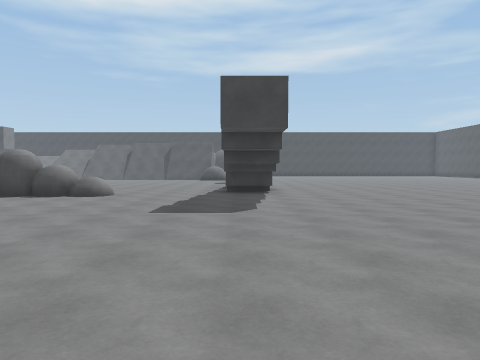
View 1 (above)

24 first-person views from a walk through a scene from a Unity 3-D project. The camera is 1.4 m above the floor, tilts 2° down and sees 70° across. The floor is counted in squares, 2 m on a side. Each view is taken from the middle of a square. On the plan, view 1 faces up. The plan holds only what a view shows up to about 11 squares ahead; the rest is blank. The place goes on beyond the plan.

View 2
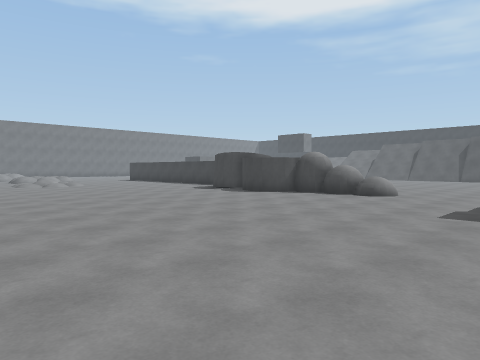

View 3
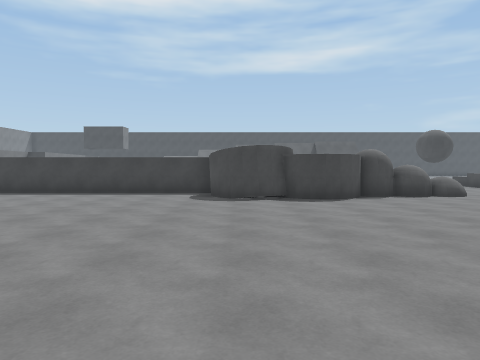

View 4
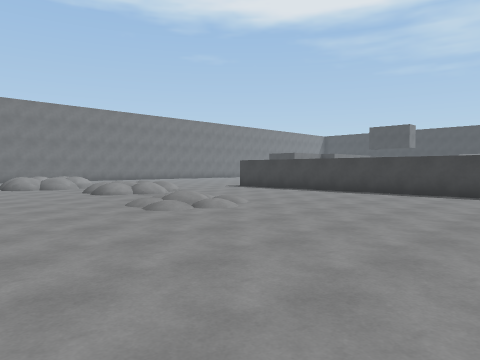

View 5
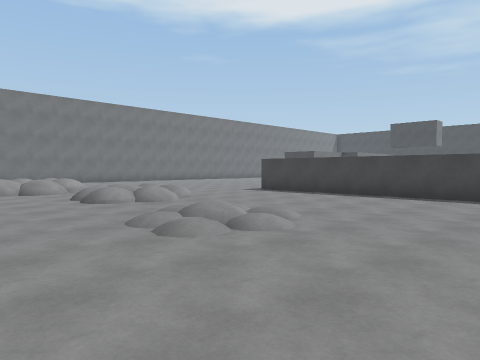

View 6
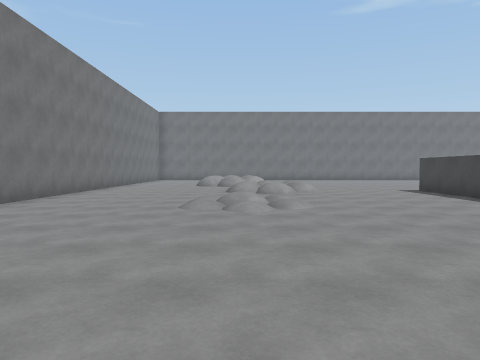

View 7
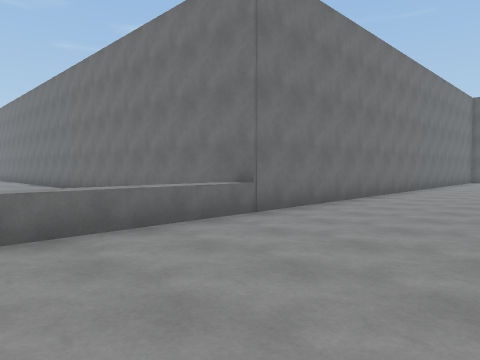

View 8
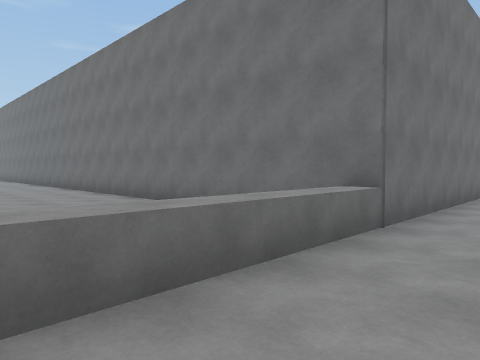

View 9
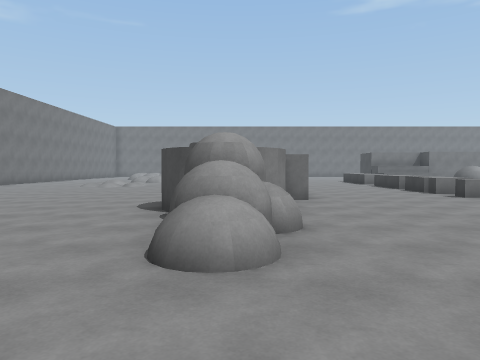

View 10
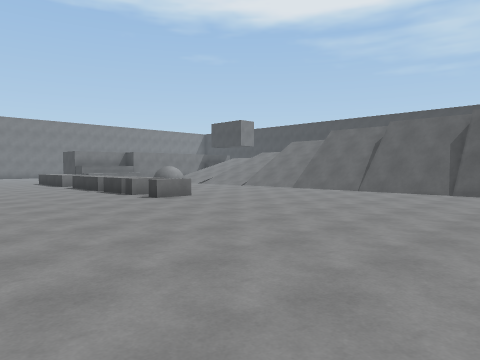

View 11
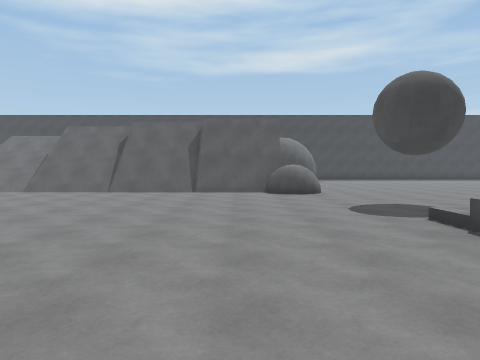

View 12
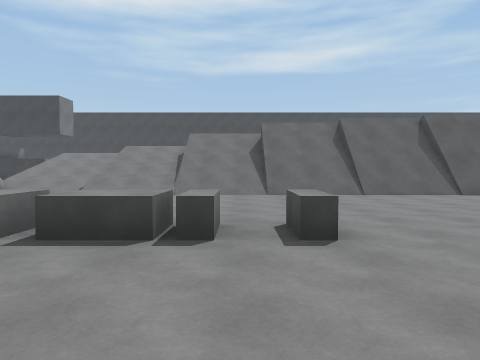

View 13
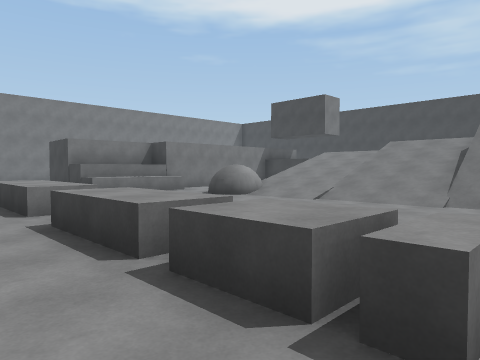

View 14
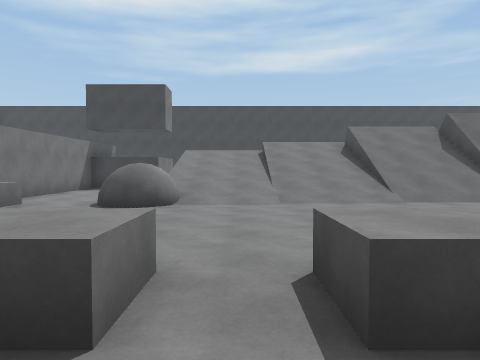

View 15
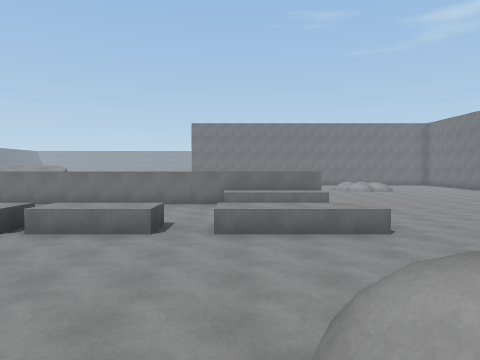

View 16
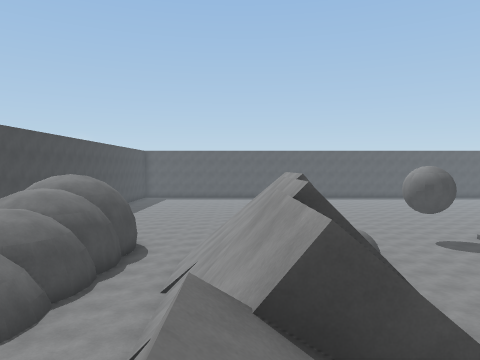

View 17
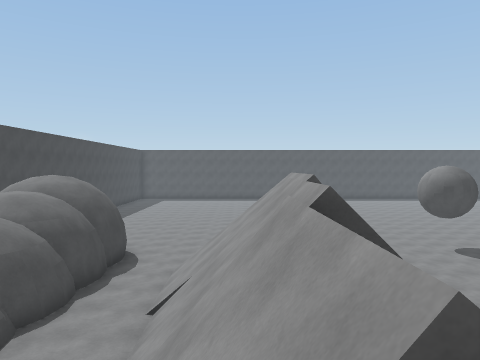

View 18
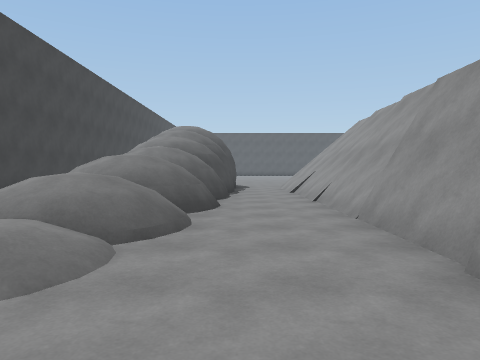

View 19
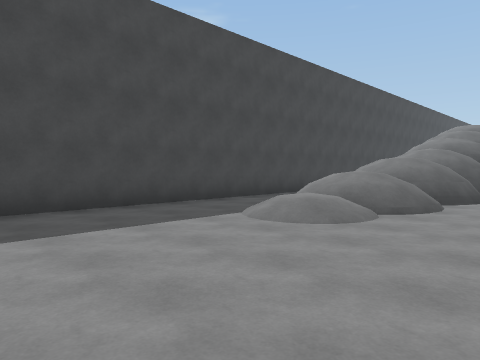

View 20
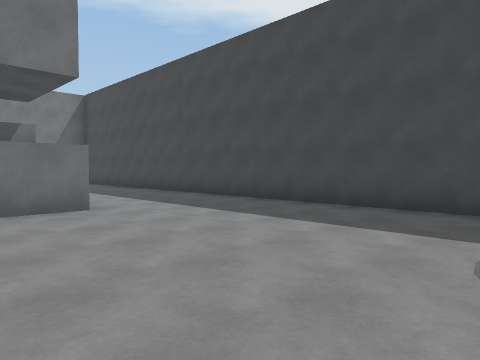

View 21
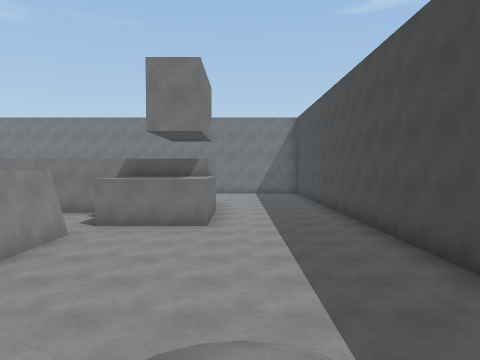

View 22
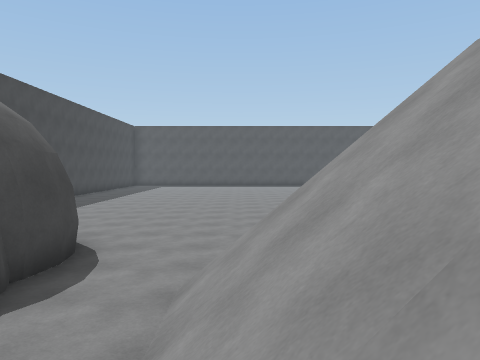

View 23
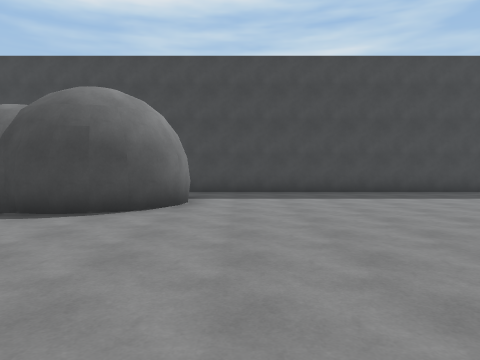

View 24
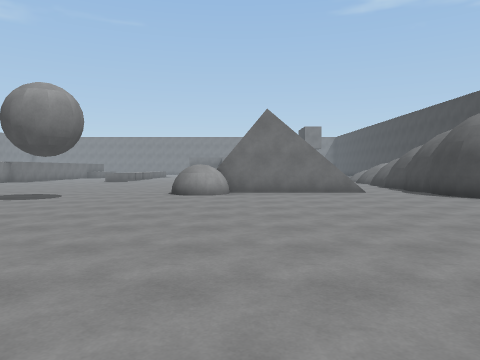

### Floor plan
Key: @ floor where view 1 was taken; # wall or solid block; x gap in a wall; . main floor; : floor 0.5 m higher than the main floor; + floor 4.5 m higher than the main floor; / step, stairs or slope; = window, fence, low wall or low ledge; ^ raised ledge; v drop or lower ground; O other object.
Columns run from 21 left of view 1 to 8 right of it. Each row starts with its distance up from view 1.
 31 ##################    ########
 30 ............          ........
 29 ........./// /=///    ........
 28 .........///////////+/#......
 27  ###.....///=/=///##/#......
 26    #............=v###.......
 25    #........................
 24  #..#//==######/////........
 23  #. /////v//vvx/////........
 22  #. //////////v/////.........
 21  #..=////////////=##..........
 20  #..^////////////###^........
 19  #..^..............=........
 18  #  ......................
 17 ##.......................
 16  ......................
 15  ..^^^.^^OO.O.........
 14 ...................../
 13 ...   ...............
 12 ..    ...............
 11 .. ^^^..  ........... v......
 10 .. ############...... v......
  9   .........## #OOO...##.....
  8   ..........####O....##.....
  7   .........................
  6   //......................
  5   ///.//..................
  4 :.//..//.................
  3 ......//................
  2 ........................
  1 .......................
  0 .............     ...@
 -1 #########^^^^
 -2         #
 -3         #
 -4         #
 -5         #
 -6         #...
 -7         #...
 -8         #..
 -9         #

Where each view was taken, in squares from view 1:
view 1: 0 up, 0 right, facing up
view 2: 0 up, 0 right, facing up-left
view 3: 0 up, 9 left, facing up
view 4: 0 up, 9 left, facing up-left
view 5: 1 up, 11 left, facing up-left
view 6: 4 up, 8 left, facing left
view 7: 3 up, 9 left, facing down-left
view 8: 1 up, 9 left, facing down-left
view 9: 9 up, 1 left, facing left
view 10: 10 up, 2 left, facing up-left
view 11: 10 up, 3 left, facing up
view 12: 11 up, 10 left, facing up
view 13: 13 up, 10 left, facing up-left
view 14: 13 up, 15 left, facing up
view 15: 21 up, 16 left, facing down
view 16: 23 up, 11 left, facing right
view 17: 23 up, 10 left, facing right
view 18: 26 up, 14 left, facing right
view 19: 25 up, 16 left, facing up-right
view 20: 25 up, 12 left, facing up-left
view 21: 28 up, 10 left, facing left
view 22: 24 up, 5 left, facing right
view 23: 21 up, 2 right, facing up
view 24: 21 up, 8 right, facing left
